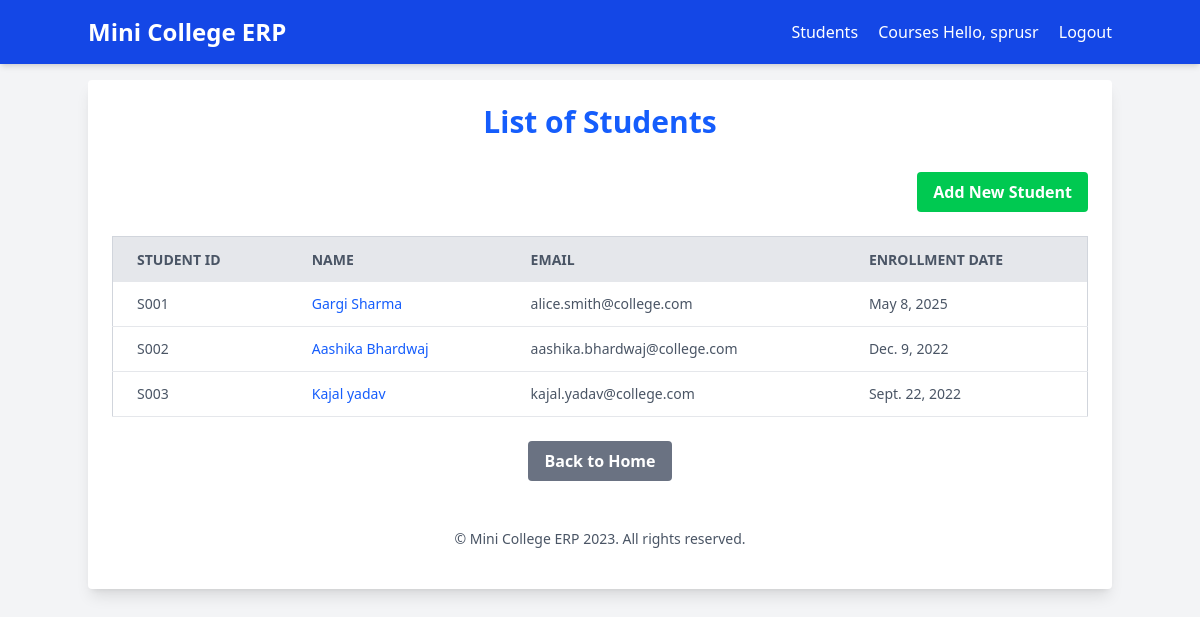
The app's page /students/ (signed in) with its own data.
### students/models.py (models this page shows, shortened)
class Student(models.Model):
    student_id = models.CharField(max_length=20, unique=True)
    first_name = models.CharField(max_length=100)
    last_name = models.CharField(max_length=100)
    email = models.EmailField(blank=True,null=True)
    date_of_enrollment = models.DateField()

### students/views.py (the view)
# urls.py: path('',views.student_list,name='list'),
@login_required
def student_list(request):
    students=Student.objects.all()
    context={'students':students}
    return render(request, 'students/student_list.html',context)

### templates/students/student_list.html (shortened to what this page needs)
{% extends 'base.html' %}
{% block content %}
        <h1 class="text-3xl font-bold text-center text-blue-600 mb-8">List of Students</h1>
        <div class="mb-6 text-right">
            <a href="{% url 'students:add' %}" class="bg-green-500 hover:bg-green-700 text-white font-bold py-2 px-4 rounded inline-block">
                Add New Student
            </a>
        </div>
        {% if students %}
        <div class="overflow-x-auto">
            <table class="min-w-full bg-white border border-gray-300">
                <thead>
                    <tr class="bg-gray-200 text-gray-600 uppercase text-sm leading-normal">
                        <th class="py-3 px-6 text-left">Student ID</th>
                        <th class="py-3 px-6 text-left">Name</th>
                        <th class="py-3 px-6 text-left">Email</th>
                        <th class="py-3 px-6 text-left">Enrollment Date</th>
                    </tr>
                </thead>
                <tbody class="text-gray-600 text-sm font-light">
                    {%for student in students%}
                    <tr class="border-b border-gray-200 hover:bg-gray-100">
                        <td class="py-3 px-6 text-left whitespace-nowrap">{{ student.student_id }}</td>
                        <td class="py-3 px-6 text-left">
                            <a href="{% url 'students:detail' student.pk %}" class="text-blue-600 hover:underline">
                                {{ student.first_name }} {{ student.last_name }}
                            </a>
                        </td>
                        <td class="py-3 px-6 text-left">{{ student.email|default:"N/A" }}</td>
                        <td class="py-3 px-6 text-left">{{ student.date_of_enrollment }}</td>
                    </tr>
                    {%endfor%}
                </tbody>
        </div>
        {%else%}
        <p class="text-center text-gray-700">No students found.</p>
        {%endif%}
        <div class="mt-6 text-center">
            <a href="{% url 'core:home' %}" class="bg-gray-500 hover:bg-gray-700 text-white font-bold py-2 px-4 rounded inline-block">Back to Home</a>
        </div>
{% endblock content %}

### templates/base.html (shortened to what this page needs)
<!DOCTYPE html>
<html lang="en">
<head>
    <script src="https://cdn.jsdelivr.net/npm/@tailwindcss/browser@4"></script>
</head>
<body class="bg-gray-100 font-sans leading-normal tracking-normal">
    <header class="bg-blue-700 text-white p-4 shadow-md">
        <div class="container mx-auto flex justify-between items-center">
            <a href="{% url 'core:home' %}" class="text-2xl font-bold">Mini College ERP</a>
            <nav>
                <a href="{% url 'students:list' %}" class="text-white hover:text-blue-200 mr-4">Students</a>
                <a href="{% url 'courses:list' %}" class="text-white hover:text-blue-200">Courses</a>
                {% if user.is_authenticated %}
                    <span class="mr-4">Hello, {{ user.username }}</span>
                    <form action="{% url 'logout' %}" method="post" class="inline">
                        <button type="submit" class="text-white hover:text-blue-200 bg-transparent border-none p-0 m-0 cursor-pointer">
                            Logout
                        </button>
                    </form>
                {% else %}
                    <a href="{% url 'login' %}" class="text-white hover:text-blue-200">Login</a>
                {% endif %}
            </nav>
        </div>
    </header>
    <main class="container mx-auto mt-4 p-6 bg-white rounded shadow-lg mb-8">
        {% block content %}{% endblock content %}
   </main>
   <footer class="mt-8 py-4 text-center text-gray-600 text-sm">
    © {{ request.META.HTTP_HOST|default:'Mini College ERP' }} 2023. All rights reserved.
   </footer>
</body>
</html>

### records on screen
Student: student_id "S001", first_name "Gargi", last_name "Sharma", email "alice.smith@college.com", date_of_enrollment "May 8, 2025"
Student: student_id "S002", first_name "Aashika", last_name "Bhardwaj", email "aashika.bhardwaj@college.com", date_of_enrollment "Dec. 9, 2022"
Student: student_id "S003", first_name "Kajal", last_name "yadav", email "kajal.yadav@college.com", date_of_enrollment "Sept. 22, 2022"

### other values on screen
{{ user.username }} "sprusr"
{{ request.META.HTTP_HOST|default:'Mini College ERP' }} "Mini College ERP"
